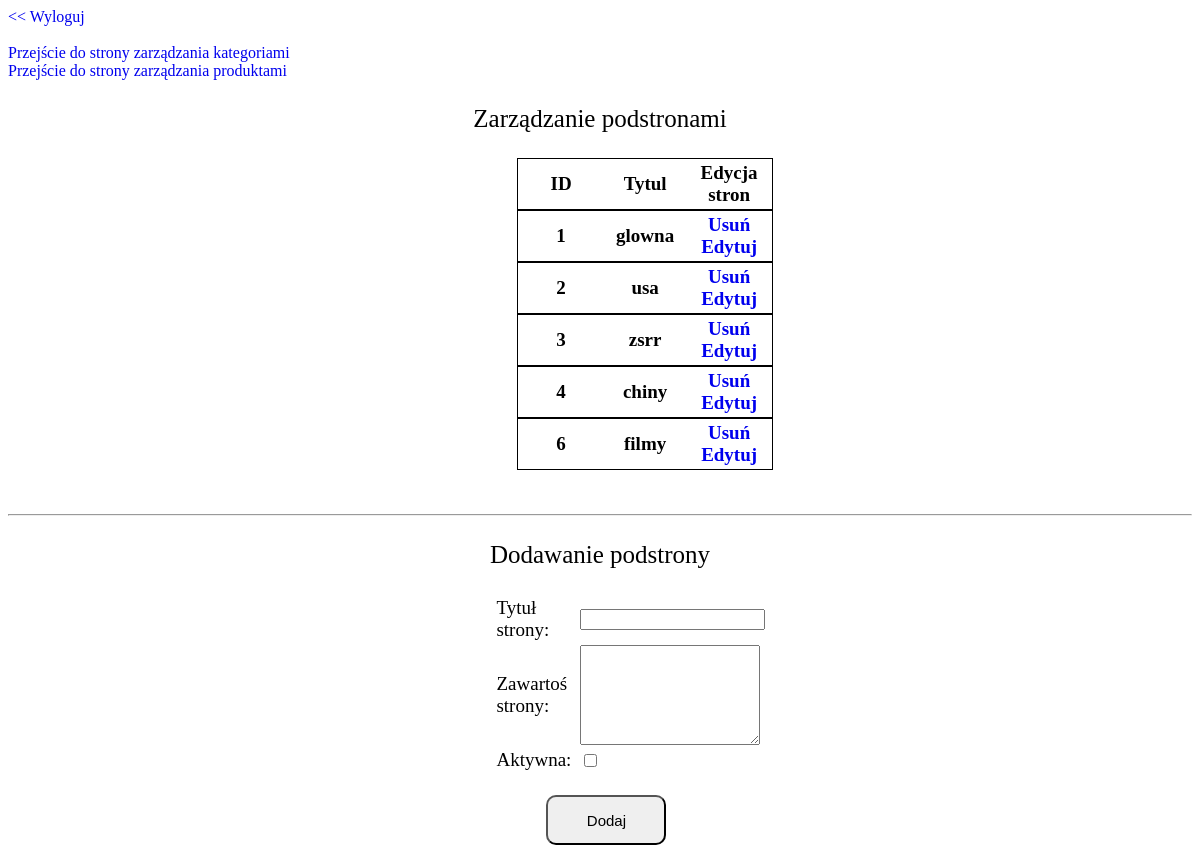
The app's page /admin/admin.php (signed in) with its own data.
### tables this page shows
CREATE TABLE `page_list` (
  `id` int(11) NOT NULL,
  `page_title` varchar(255) NOT NULL,
  `page_content` text NOT NULL,
  `status` int(11) NOT NULL DEFAULT 1
);

### admin/admin.php (the view, shortened to what this page needs)
<?php
	if ((isset($_SESSION['zalogowany'])) && ($_SESSION['zalogowany']==true))
	{
		echo '<a href="wylogowanie.php">&lt;&lt; Wyloguj</a><br/><br/>';
		echo '<a style="text-align:center;" href="../admin/categories.php">Przejście do strony zarządzania kategoriami</a><br/>';
		echo '<a style="text-align:center;" href="../admin/produkty.php">Przejście do strony zarządzania produktami</a>';
		echo ListaPodstron();
		echo '<br/><br/>';
		echo '<hr></hr>';
		echo DodajNowaPodstrone();
	}
function ListaPodstron()
{
	include "../cfg.php";
	$wyn = mysqli_query($con, "SELECT `id`, `page_title` FROM `page_list` WHERE 1");
	echo '
	<p class="tekst">Zarządzanie podstronami</p>
		<table class="tabelalistastron2">
		<tr><th>ID</th>
		<th>Tytul</th>
		<th>Edycja stron</th></tr>';
		while($r = mysqli_fetch_array($wyn))
		{
			echo "
			<table class='tabelalistastron2'>
			<tr><th>".$r["id"]."</th>
			<th>".$r["page_title"]."</th>
			<th><a href='admin.php?id={$r['id']}&amp;tmp=del'>Usuń</a>
			<br/><a href='admin.php?id={$r['id']}&amp;tmp=edit'>Edytuj</a></th>
			</tr>
			</table>";
		}
}
function DodajNowaPodstrone()
{
	echo '<p class="tekst">Dodawanie podstrony</p>';
	echo '
	<form action="admin.php" method="POST">
	<table class="addPage">
		<input type="hidden" name="tmp" value="new">
		<tr class="separate">
			<td>Tytuł strony:</td>
			<td><input type="text" name="pageTitle"></td>
		</tr>
		<tr class="separate">
			<td>Zawartoś strony:</td>
			<td><textarea name="pageContent"></textarea></td>
		</tr>
		<tr class="separate">
			<td>Aktywna:</td>
			<td><input type="checkbox" name="status"></td>
		</tr>
		<tr class="separate">
			<td colspan="2"><input class="przyciski" type="submit" name="Submit" value="Dodaj"></td>
		</tr>
	</table>
	</form>';
}
?>

### admin/admin.php (style rules this page uses)
table { margin-left: 41%; }
table > tr, td, th { margin-left: 5px; font-size: 19px; width: 80px; }
.tekst { text-align: center; font-size:25px; }
.tabelalistastron2 { border: 1px solid black; margin-left:43%; }
textarea { height: 100px; width: 180px; }
a { text-decoration: none; }
.przyciski { border-top-left-radius: 10px; border-top-right-radius: 10px; border-bottom-left-radius: 10px; border-bottom-right-radius: 10px; font-size: 15px; height: 50px; width: 120px; margin-top: 20px; margin-left: 50px; }
.separate { margin-top: 20px; }

### records on screen
page_list: id "1", page_title "glowna"
page_list: id "2", page_title "usa"
page_list: id "3", page_title "zsrr"
page_list: id "4", page_title "chiny"
page_list: id "6", page_title "filmy"
